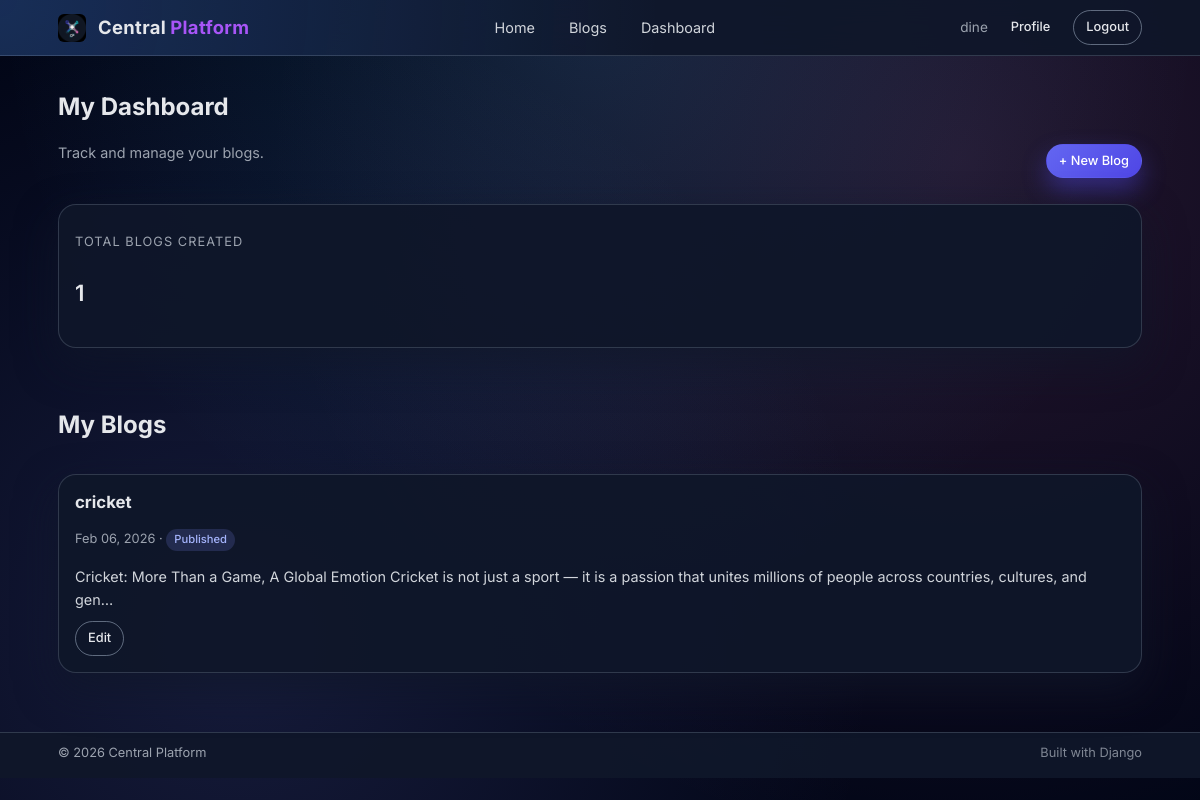
Page /dashboard/ (signed in) on the committed database.
### accounts/models.py (models this page shows, shortened)
class CustomUser(AbstractUser):
    ROLE_CHOICES = (
        ('user', 'User'),
        ('admin', 'Admin'),
    )
    email = models.EmailField(unique=True)
    role = models.CharField(max_length=10, choices=ROLE_CHOICES, default='user')
    profile_image = models.ImageField(
        upload_to='profile_images/', blank=True, null=True
    )

### blogs/models.py (models this page shows, shortened)
class Blog(models.Model):
    STATUS_CHOICES = (
        ("draft", "Draft"),
        ("published", "Published"),
    )
    CATEGORY_CHOICES = (
        ("Technology", "Technology"),
        ("Education", "Education"),
        ("Health", "Health"),
        ("Travel", "Travel"),
        ("Business", "Business"),
        ("Lifestyle", "Lifestyle"),
        ("Sports", "Sports"),
        ("General", "General"),
    )
    title = models.CharField(max_length=255)
    content = models.TextField()
    category = models.CharField(
        max_length=50,
        default="General",
        blank=True
    )
    author = models.ForeignKey(
        settings.AUTH_USER_MODEL,
        on_delete=models.CASCADE,
        related_name="blogs",
    )
    image = models.ImageField(
        upload_to="blog_images/", blank=True, null=True
    )
    status = models.CharField(
        max_length=10,
        choices=STATUS_CHOICES,
        default="draft"
    )
    created_at = models.DateTimeField(auto_now_add=True)
    updated_at = models.DateTimeField(auto_now=True)
    class Meta:
        ordering = ["-created_at"]

### dashboard/views.py (the view)
# urls.py: path("", views.dashboard_view, name="dashboard"),
@login_required
def dashboard_view(request):
    if request.user.role == "admin":
        total_users = CustomUser.objects.count()
        total_blogs = Blog.objects.count()
        recent_blogs = Blog.objects.order_by("-created_at")[:5]
        context = {
            "total_users": total_users,
            "total_blogs": total_blogs,
            "recent_blogs": recent_blogs,
        }
        template_name = "admin_dashboard.html"
    else:
        user_blogs = Blog.objects.filter(author=request.user).order_by("-created_at")
        context = {
            "user_blogs": user_blogs,
        }
        template_name = "user_dashboard.html"
    return render(request, template_name, context)

### templates/user_dashboard.html (shortened to what this page needs)
{% extends "base.html" %}
{% block content %}
<section class="page">
    <div class="page-header">
        <div>
            <h1>My Dashboard</h1>
            <p class="muted">Track and manage your blogs.</p>
        </div>
        <div>
            <a href="{% url 'blogs:blog_create' %}" class="btn btn-primary btn-sm">
                + New Blog
            </a>
        </div>
    </div>
    <div class="card card-stat">
        <div class="card-body">
            <p class="stat-label">Total Blogs Created</p>
            <p class="stat-value">{{ user_blogs|length }}</p>
        </div>
    </div>
    <section class="section">
        <div class="section-header">
            <h2>My Blogs</h2>
        </div>
        <div class="card-grid">
            {% for blog in user_blogs %}
                <article class="card card-blog">
                    <div class="card-body">
                        <h3 class="card-title">
                            <a href="{% url 'blogs:blog_detail' blog.pk %}">{{ blog.title }}</a>
                        </h3>
                        <p class="card-meta">
                            {{ blog.created_at|date:"M d, Y" }} ·
                            <span class="badge badge-pill">{{ blog.status|title }}</span>
                        </p>
                        <p class="card-text">
                            {{ blog.content|truncatechars:160 }}
                        </p>
                        <div class="card-actions">
                            <a href="{% url 'blogs:blog_update' blog.pk %}" class="btn btn-outline btn-sm">
                                Edit
                            </a>
                        </div>
                    </div>
                </article>
            {% empty %}
                <p class="muted">You have not created any blogs yet.</p>
            {% endfor %}
        </div>
    </section>
</section>
{% endblock %}

### templates/base.html (shortened to what this page needs)
{% load static %}
<!DOCTYPE html>
<html lang="en">
<head>
    <link rel="stylesheet" href="{% static 'css/style.css' %}">
</head>
<body>
<header>
    <nav class="navbar">
        <div class="nav-inner">
            <div class="nav-left">
                <a href="{% url 'home' %}" class="brand">
                    <img src="{% static 'images/logo.png' %}" alt="Central Platform Logo" class="brand-logo">
                    Central<span>Platform</span>
                </a>
            </div>
            <div class="nav-center">
                <a href="{% url 'home' %}">Home</a>
                <a href="{% url 'blogs:blog_list' %}">Blogs</a>
                {% if user.is_authenticated %}
                    <a href="{% url 'dashboard:dashboard' %}">Dashboard</a>
                {% endif %}
            </div>
            <div class="nav-right">
                {% if user.is_authenticated %}
                    <span class="nav-user">
                        {{ user.username }}{% if user.role == 'admin' %} · Admin{% endif %}
                    </span>
                    <a href="{% url 'accounts:profile' %}" class="btn btn-ghost btn-sm">Profile</a>
                    <a href="{% url 'accounts:logout' %}" class="btn btn-outline btn-sm">Logout</a>
                {% else %}
                    <a href="{% url 'accounts:login' %}" class="btn btn-ghost btn-sm">Login</a>
                    <a href="{% url 'accounts:register' %}" class="btn btn-primary btn-sm">Sign up</a>
                {% endif %}
            </div>
        </div>
    </nav>
</header>
<main class="main">
    <div class="container">
        {% block content %}{% endblock %}
    </div>
</main>
<footer class="site-footer">
    <div class="container footer-inner">
        <span>© {% now "Y" %} Central Platform</span>
        <span class="footer-meta">Built with Django</span>
    </div>
</footer>
</body>
</html>

### rows in the picture
CustomUser: username "dine"
Blog: title "cricket", created_at "Feb 06, 2026", status "Published", content "Cricket: More Than a Game, A Global Emotion Cricket is not just a sport — it is a passion that unites millions of people across countries, cultures, and gen…"

### other values in the picture
{{ user_blogs|length }} "1"
